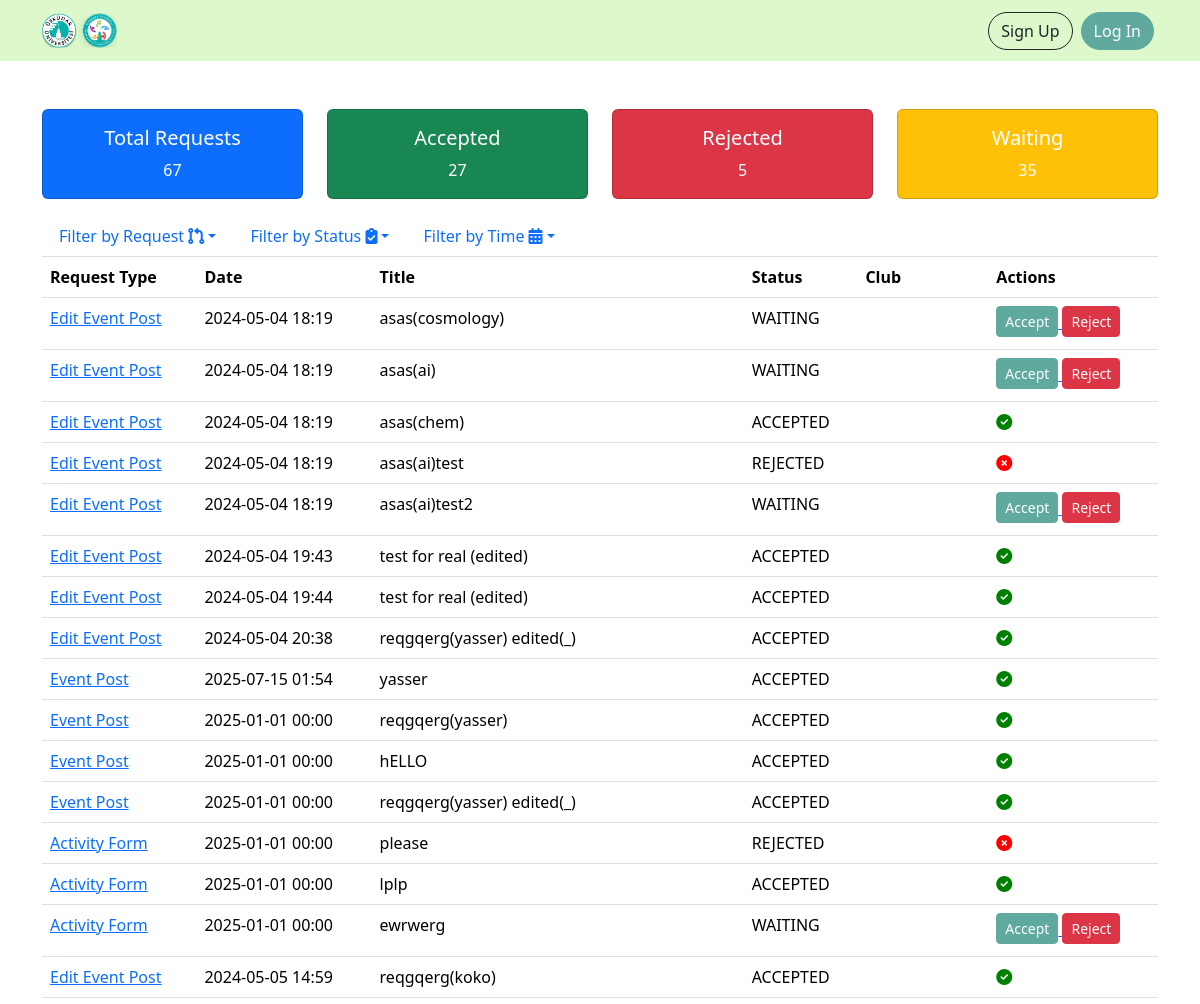
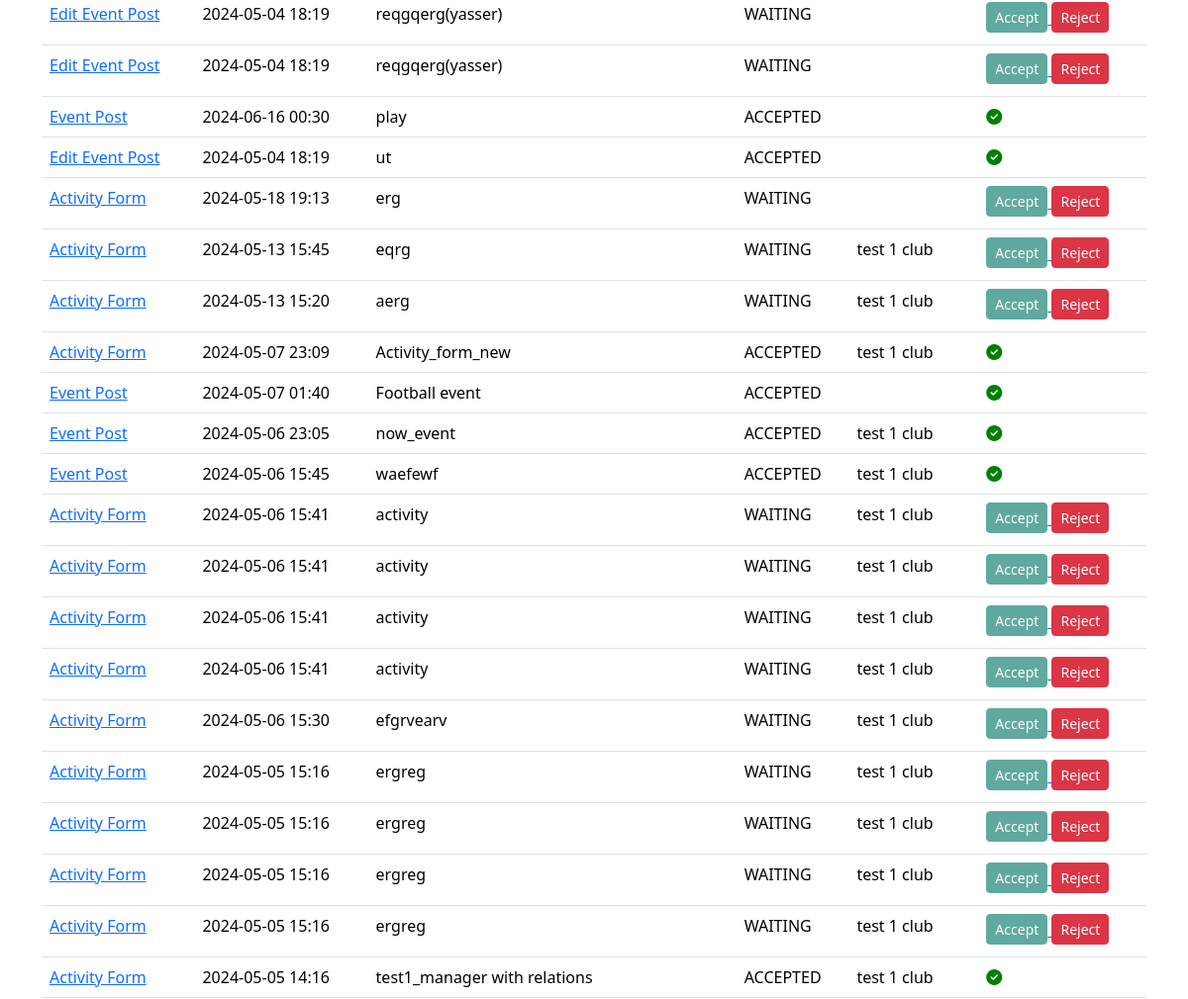
The app's page /requests/ (upper part), older data (2 pictures, top to bottom).
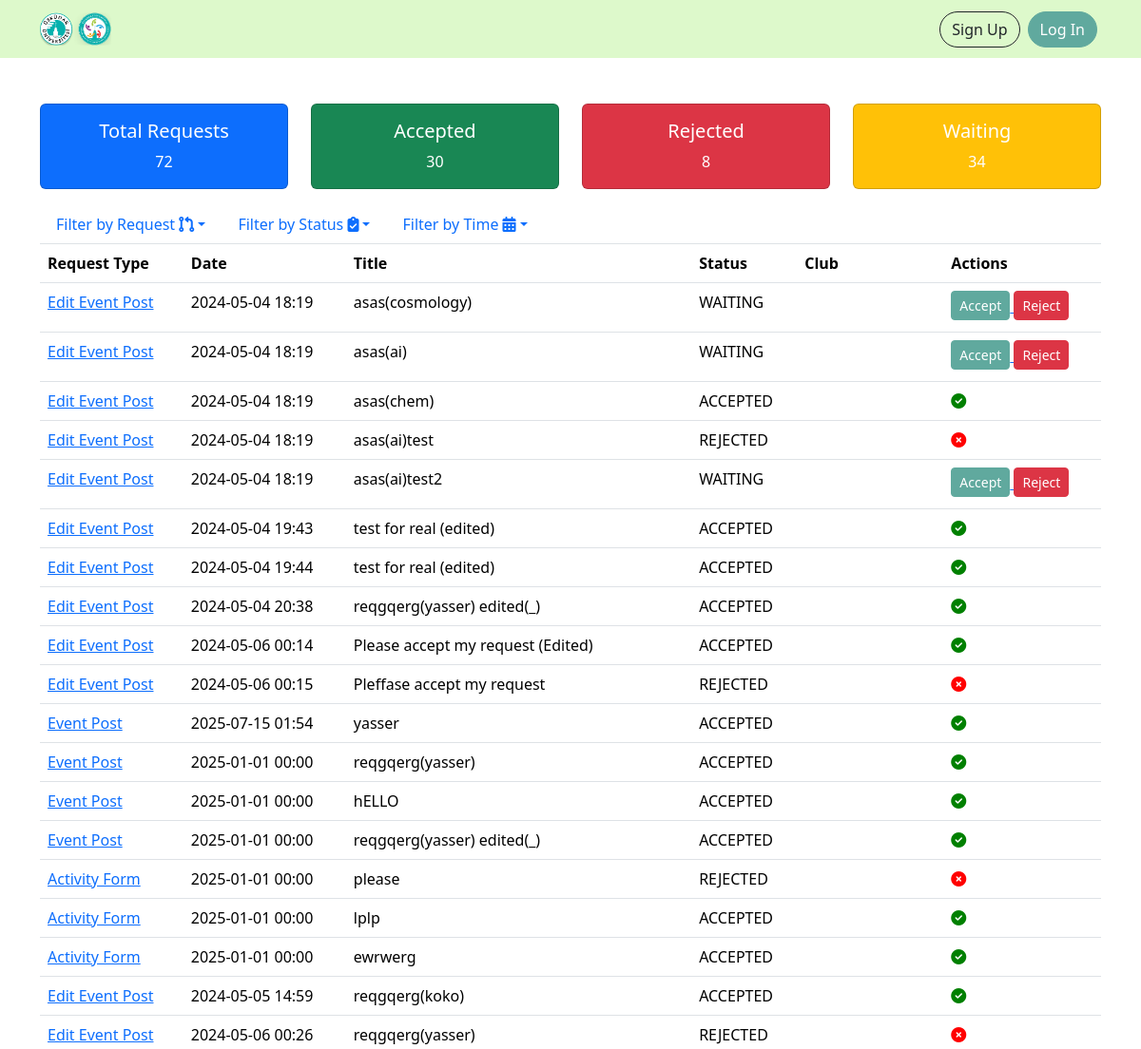
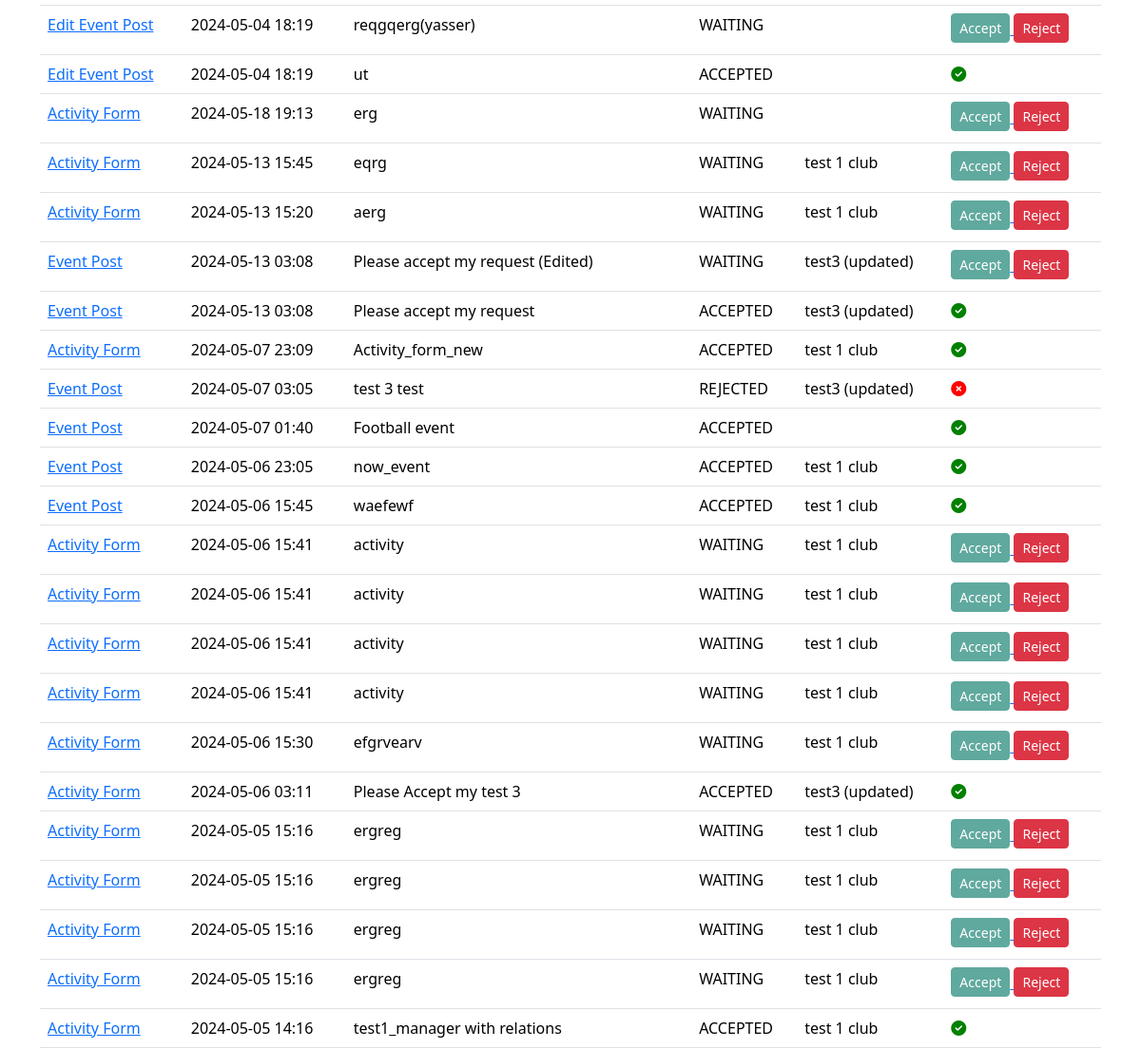
The same page, newer data (2 pictures, top to bottom).
### club_pages/models.py (models this page shows, shortened)
class EventEdit(models.Model):
    title = models.CharField(max_length=255, blank=True, null=True)
    club = models.ForeignKey(
        Club, on_delete=models.CASCADE,
        null=True,
        blank=True,
    )
    event_image = models.ImageField(upload_to="event_images", default="club-pic.jpeg", blank=True, null=True)
    date = models.DateTimeField(blank=True, null=True)
    updated_at = models.DateTimeField(auto_now=True, null=True)
    location = models.CharField(max_length=40, blank=True, null=True)
    first_name = models.CharField(max_length=20, blank=True, null=True)
    last_name = models.CharField(max_length=20, blank=True, null=True)
    description = models.CharField(max_length=200, validators=[validate_length], blank=True, null=True)
    body = RichTextField(blank=True, null=True)
    rule = RichTextField(blank=True, null=True)
    faq = RichTextField(blank=True, null=True)
    author = models.ForeignKey(
        settings.AUTH_USER_MODEL,
        on_delete=models.CASCADE,
        null=True,
        blank=True,
    )
    event = models.ForeignKey(
        Event, on_delete=models.CASCADE, null=True, blank=True
    )
    class StatusChoices(models.TextChoices):
        waiting = "WAITING", "waiting"
        accepted = "ACCEPTED", "accepted"
        rejected = "REJECTED", "rejected"
    status = models.CharField(max_length=50, choices=StatusChoices.choices, default = StatusChoices.waiting)
    def get_request_type_display(self):
        return EventEdit.model_display()
    @staticmethod
    def model_display():
        return "Edit Event Post"

class Event(models.Model):
    title = models.CharField(max_length=255)
    club = models.ForeignKey(
        Club, on_delete=models.CASCADE,
        null=True,
        blank=True,
    )
    event_image = models.ImageField(upload_to="event_images", default="club-pic.jpeg", blank=True)
    date = models.DateTimeField(null=True)
    location = models.CharField(max_length=40)
    description = models.CharField(null=True, max_length=200, validators=[validate_length])
    body = RichTextField()
    rule = RichTextField(null=True)
    faq = RichTextField(null=True)
    author = models.ForeignKey(
        settings.AUTH_USER_MODEL,
        on_delete=models.CASCADE,
        null=True,
        blank=True,
    )
    updated_at = models.DateTimeField(auto_now=True, null=True, blank=True)
    class StatusChoices(models.TextChoices):
        waiting = "WAITING", "waiting"
        accepted = "ACCEPTED", "accepted"
        rejected = "REJECTED", "rejected"
    status = models.CharField(max_length=50, choices=StatusChoices.choices, default = StatusChoices.waiting, null=True, blank=True)
    def get_request_type_display(self):
        return Event.model_display()
    @staticmethod
    def model_display():
        return "Event Post"

class ActivityForm(models.Model):
    title = models.CharField(max_length=255)
    club = models.ForeignKey(
    Club, on_delete=models.CASCADE,
    null=True,
    blank=True,
    )
    date = models.DateTimeField(null=True)
    location = models.CharField(max_length=30)
    event_content = models.TextField()
    speakers = models.TextField()
    place = models.CharField(max_length=70)
    special_services = models.TextField()
    other_reqests = models.TextField()
    class StatusChoices(models.TextChoices):
        waiting = "WAITING", "waiting"
        accepted = "ACCEPTED", "accepted"
        rejected = "REJECTED", "rejected"
    status = models.CharField(max_length=50, choices=StatusChoices.choices, default = StatusChoices.waiting, blank=True)
    def get_request_type_display(self):
        return ActivityForm.model_display()
    @staticmethod
    def model_display():
        return "Activity Form"

class Club(models.Model):
    title = models.CharField(max_length=255)
    category = models.CharField(max_length=30)
    club_imgage = models.ImageField(
        upload_to="club_images", default="logo_club.png", blank=True
    )
    club_cover = models.ImageField(
        upload_to="club_images", default="club_cover_default.png", blank=True
    )
    vice_first_name = models.CharField(max_length=15, null=True)
    vice_last_name = models.CharField(max_length=15, null=True)
    about = RichTextField(null=True)
    purpose = RichTextField(null=True)
    manager = models.OneToOneField(
        User, on_delete=models.SET_NULL, null=True, validators=[validate_manager_role]
    )
    author = models.ForeignKey(
        settings.AUTH_USER_MODEL,
        on_delete=models.CASCADE,
        related_name="author_clubs",
        null=True,
        blank=True,
    )

### club_pages/views.py (the view)
# urls.py: path("requests/", AdminRequestTemplateView.as_view(), name="requests"),
class AdminRequestTemplateView(TemplateView):
    template_name = "admin_request.html"
    paginate_by = 12
    def get_context_data(self, **kwargs):
        context = super().get_context_data(**kwargs)
        context["events"] = Event.objects.all()
        context["edit_event_post"] = EventEdit.objects.all()
        context["activity_form"] = ActivityForm.objects.all()
        context["total_requests"] = (
            ActivityForm.objects.all().count()
            + Event.objects.all().count()
            + EventEdit.objects.all().count()
        )
        accepted_events = Event.objects.filter(
            status=Event.StatusChoices.accepted
        ).count()
        accepted_activity_form = ActivityForm.objects.filter(
            status=ActivityForm.StatusChoices.accepted
        ).count()
        accepted_events_edit = EventEdit.objects.filter(
            status=EventEdit.StatusChoices.accepted
        ).count()
        context["accepted"] = (
            accepted_events + accepted_activity_form + accepted_events_edit
        )
        rejected_events = Event.objects.filter(
            status=Event.StatusChoices.rejected
        ).count()
        rejected_activity_form = ActivityForm.objects.filter(
            status=ActivityForm.StatusChoices.rejected
        ).count()
        rejected_events_edit = EventEdit.objects.filter(
            status=EventEdit.StatusChoices.rejected
        ).count()
        context["rejected"] = (
            rejected_events + rejected_activity_form + rejected_events_edit
        )
        waiting_events = Event.objects.filter(
            status=Event.StatusChoices.waiting
        ).count()
        waiting_activity_form = ActivityForm.objects.filter(
            status=ActivityForm.StatusChoices.waiting
        ).count()
        waiting_events_edit = EventEdit.objects.filter(
            status=EventEdit.StatusChoices.waiting
        ).count()
        context["waiting"] = (
            waiting_events + waiting_activity_form + waiting_events_edit
        )
        events = Event.objects.all()
        activity_forms = ActivityForm.objects.all()
        edit_event_posts = EventEdit.objects.all()
        request_type = self.request.GET.get("type", "")
        status_filter = self.request.GET.get("status", "")
        sort_order = self.request.GET.get("order", "new")
        events = (
            Event.objects.filter(status__icontains=status_filter)
            if status_filter
            else Event.objects.all()
        )
        activity_forms = (
            ActivityForm.objects.filter(status__icontains=status_filter)
            if status_filter
            else ActivityForm.objects.all()
        )
        edit_event_posts = (
            EventEdit.objects.filter(status__icontains=status_filter)
            if status_filter
            else EventEdit.objects.all()
        )
        if request_type == "event":
            activity_forms = activity_forms.none()
            edit_event_posts = edit_event_posts.none()
        elif request_type == "activity":
            events = events.none()
            edit_event_posts = edit_event_posts.none()
        elif request_type == "edit":
            events = events.none()
            activity_forms = activity_forms.none()
        all_requests = list(events) + list(activity_forms) + list(edit_event_posts)
        if sort_order == "oldest":
            all_requests.sort(key=lambda x: x.date if x.date else timezone.now())
        else:
            all_requests.sort(
                key=lambda x: x.date if x.date else timezone.now(), reverse=True
            )
        context["all_requests"] = all_requests
        return context

### templates/admin_request.html (shortened to what this page needs)
{% extends "base.html" %}
{% load static %}
{% block content%}
<body>
  <div class="container mt-5">
    <div class="row text-center">
      <div class="col-md-3 mb-3">
        <div class="card bg-primary text-white">
          <div class="card-body">
            <h5 class="card-title">Total Requests</h5>
            <p class="card-text" id="totalRequests">{{total_requests}}</p>
          </div>
        </div>
      </div>
      <div class="col-md-3 mb-3">
        <div class="card bg-success text-white">
          <div class="card-body">
            <h5 class="card-title">Accepted</h5>
            <p class="card-text" id="acceptedRequests">{{accepted}}</p>
          </div>
        </div>
      </div>
      <div class="col-md-3 mb-3">
        <div class="card bg-danger text-white">
          <div class="card-body">
            <h5 class="card-title">Rejected</h5>
            <p class="card-text" id="rejectedRequests">{{rejected}}</p>
          </div>
        </div>
      </div>
      <div class="col-md-3 mb-3">
        <div class="card bg-warning text-white">
          <div class="card-body">
            <h5 class="card-title">Waiting</h5>
            <p class="card-text" id="waitingRequests">{{waiting}}</p>
          </div>
        </div>
      </div>
    </div>
    <ul class="nav nav-tabs">
      <li class="nav-item dropdown">
        <a class="nav-link dropdown-toggle" data-bs-toggle="dropdown" href="#" role="button" aria-expanded="false"
          id="filterByRequestTime">Filter by Request <i class="fa-solid fa-code-pull-request"></i></a>
      </li>
      <li class="nav-item dropdown">
        <a class="nav-link dropdown-toggle" data-bs-toggle="dropdown" href="#" role="button" aria-expanded="false"
          id="filterByStatus">Filter by Status <i class="fas fa-clipboard-check"></i></a>
      </li>
      <li class="nav-item dropdown">
        <a class="nav-link dropdown-toggle" data-bs-toggle="dropdown" href="#" role="button" aria-expanded="false"
          id="filterByDate">Filter by Time <i class="fas fa-calendar-alt"></i></a>
      </li>
    </ul>
    <div class="table-responsive">
      <table class="table table-hover">
        <thead>
          <tr>
            <th>Request Type</th>
            <th>Date</th>
            <th>Title</th>
            <th>Status</th>
            <th>Club</th>
            <th>Actions</th>
          </tr>
        </thead>
        <tbody>
          {% for request in all_requests %}
          <tr class="clickable-row">
            <td>
              {% if request.get_request_type_display == "Event Post"%}
              <a href="{% url 'event_detail' pk=request.pk%}">{{ request.get_request_type_display }}</a>
              {% elif request.get_request_type_display == "Edit Event Post"%}
              <a href="{% url 'editevent_detail' pk=request.pk%}">{{ request.get_request_type_display }}</a>
              {% elif request.get_request_type_display == "Activity Form"%}
              <a href="{% url 'activityform_detail' pk=request.pk%}">{{ request.get_request_type_display }}</a>
              {% endif %}
            </td>
            <td>
              {% if request.get_request_type_display == "Edit Event Post"%}
              {{request.updated_at|date:"Y-m-d H:i"}}
              {% else %}
              {{ request.date|date:"Y-m-d H:i" }}
              {% endif %}
            </td>
            <td>{{ request.title }}</td>
            <td>{{ request.status }}</td>
            <td>{{ request.club.title}}</a></td>
            <td>
              {% if request.status == "WAITING" %}
              <a href="{% url 'accept_request' request.id request.get_request_type_display %}">
                <button class="btn btn-success btn-sm mb-1">Accept</button>
              </a>
              <a href="{% url 'reject_request' request.id request.get_request_type_display %}">
                <button class="btn btn-danger btn-sm mb-1">Reject</button>
              </a>
              {% elif request.status == "ACCEPTED" %}
              <i class="fas fa-check-circle" style="color: green;"></i>
              {% elif request.status == "REJECTED" %}
              <i class="fas fa-times-circle" style="color: red;"></i>
              {% endif %}
            </td>
          </tr>
          {% endfor %}
        </tbody>
      </table>
    </div>
  </div>
</body>
{% endblock content%}

Row changes from the older to the newer data that the page shows:
added EventEdit: request_type "Edit Event Post", updated_at "2024-05-06 00:14", title "Please accept my request (Edited)", status "ACCEPTED"
added EventEdit: request_type "Edit Event Post", updated_at "2024-05-06 00:15", title "Pleffase accept my request", status "REJECTED"
changed ActivityForm "ewrwerg": status "WAITING" → "ACCEPTED"; no longer shows "Accept Reject"
changed EventEdit (number 12 of 14 on the later page): updated_at "2024-05-04 18:19" → "2024-05-06 00:26"; status "WAITING" → "REJECTED"; no longer shows "Accept Reject"
changed Event: date "2024-06-16 00:30" → "2024-05-13 03:08"; title "play" → "Please accept my request (Edited)"; status "ACCEPTED" → "WAITING"; club (not shown) → "test3 (updated)"; moves down the list
added Event: request_type "Event Post", date "2024-05-13 03:08", title "Please accept my request", status "ACCEPTED", club "test3 (updated)"
added Event: request_type "Event Post", date "2024-05-07 03:05", title "test 3 test", status "REJECTED", club "test3 (updated)"
added ActivityForm: request_type "Activity Form", date "2024-05-06 03:11", title "Please Accept my test 3", status "ACCEPTED", club "test3 (updated)"
Text that changed along with them:
{{ total_requests }}: "67" → "72"
{{ accepted }}: "27" → "30"
{{ rejected }}: "5" → "8"
{{ waiting }}: "35" → "34"
